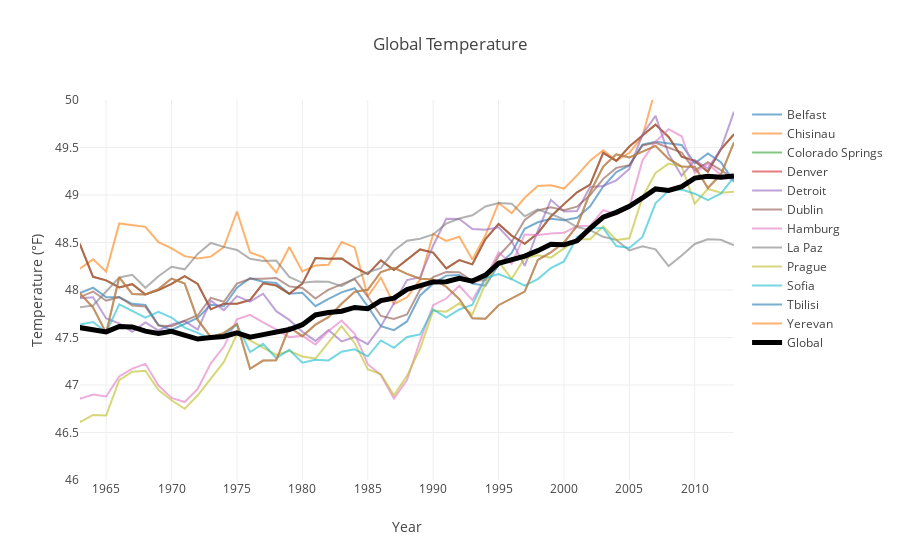

Notebook code for this chart:
### Code cell
# Create plot of average temp in cities close to global temp changes:

# Global average trace:
trace_gbl = [go.Scatter(
    x = totdf.groupby(['year','gbl_r_mean']).size().reset_index(name='count')['year'],
    y = totdf.groupby(['year','gbl_r_mean']).size().reset_index(name='count')['gbl_r_mean'],
    name = 'Global',
    line = dict(width = 5, color = 'black'))]

# Loop through city traces:
trace_city = []
for ID in last_50_years['ID'].unique():
    trace = go.Scatter(
        x = totdf[totdf['ID'] == ID].sort_values(['year'])['year'],
        y = totdf[totdf['ID'] == ID].sort_values(['year'])['r_mean'],
        name = totdf[totdf['ID'] == ID]['city'].unique().tolist()[0],
        opacity = 0.6)
    trace_city.append(trace)

data = trace_city + trace_gbl

layout = go.Layout(
    title = 'Global Temperature',
    xaxis = dict(
        title = 'Year',
        dtick = 5,
        range = [1963, 2013]),
    yaxis = dict(
        title = 'Temperature (°F)',
        dtick = 0.5,
        range = [46, 50]))

fig = {'data':data, 'layout':layout}
iplot(fig)

### Figure 1 — Plotly figure (JSON) as saved in the notebook; plotly's stock layout.template omitted (floating-point values rounded to 4 significant figures; data arrays with more than 128 entries replaced by an {"elided": "..."} marker saying what was removed)
{"data": [{"name": "Belfast", "opacity": 0.6, "type": "scatter", "uid": "836bcc18-3eca-11e9-99bf-c49ded227fdd", "x": {"elided": "264 int values"}, "y": {"elided": "264 float values"}}, {"name": "Chisinau", "opacity": 0.6, "type": "scatter", "uid": "836bcc19-3eca-11e9-a345-c49ded227fdd", "x": {"elided": "264 int values"}, "y": {"elided": "264 float values"}}, {"name": "Colorado Springs", "opacity": 0.6, "type": "scatter", "uid": "836bcc1a-3eca-11e9-ba83-c49ded227fdd", "x": {"elided": "239 int values"}, "y": {"elided": "239 float values"}}, {"name": "Denver", "opacity": 0.6, "type": "scatter", "uid": "836bcc1b-3eca-11e9-91f8-c49ded227fdd", "x": {"elided": "239 int values"}, "y": {"elided": "239 float values"}}, {"name": "Detroit", "opacity": 0.6, "type": "scatter", "uid": "836bcc1c-3eca-11e9-91c3-c49ded227fdd", "x": {"elided": "264 int values"}, "y": {"elided": "264 float values"}}, {"name": "Dublin", "opacity": 0.6, "type": "scatter", "uid": "836bcc1d-3eca-11e9-894a-c49ded227fdd", "x": {"elided": "264 int values"}, "y": {"elided": "264 float values"}}, {"name": "Hamburg", "opacity": 0.6, "type": "scatter", "uid": "836bcc1e-3eca-11e9-8d08-c49ded227fdd", "x": {"elided": "264 int values"}, "y": {"elided": "264 float values"}}, {"name": "La Paz", "opacity": 0.6, "type": "scatter", "uid": "836bcc1f-3eca-11e9-bc89-c49ded227fdd", "x": {"elided": "159 int values"}, "y": {"elided": "159 float values"}}, {"name": "Prague", "opacity": 0.6, "type": "scatter", "uid": "836bcc20-3eca-11e9-bf69-c49ded227fdd", "x": {"elided": "264 int values"}, "y": {"elided": "264 float values"}}, {"name": "Sofia", "opacity": 0.6, "type": "scatter", "uid": "836bcc21-3eca-11e9-ba1c-c49ded227fdd", "x": {"elided": "264 int values"}, "y": {"elided": "264 float values"}}, {"name": "Tbilisi", "opacity": 0.6, "type": "scatter", "uid": "836bcc22-3eca-11e9-9592-c49ded227fdd", "x": {"elided": "234 int values"}, "y": {"elided": "234 float values"}}, {"name": "Yerevan", "opacity": 0.6, "type": "scatter", "uid": "836bcc23-3eca-11e9-b65c-c49ded227fdd", "x": {"elided": "234 int values"}, "y": {"elided": "234 float values"}}, {"line": {"color": "black", "width": 5}, "name": "Global", "type": "scatter", "uid": "836bcc24-3eca-11e9-a58c-c49ded227fdd", "x": {"elided": "255 int values"}, "y": {"elided": "255 float values"}}], "layout": {"title": "Global Temperature", "xaxis": {"dtick": 5, "range": [1963, 2013], "title": "Year"}, "yaxis": {"dtick": 0.5, "range": [46, 50], "title": "Temperature (°F)"}}}
